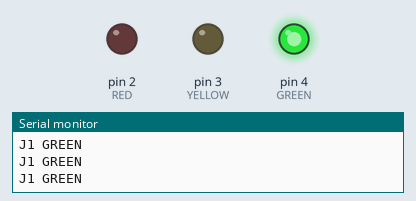
This sketch was run on a simulated Arduino Uno, built with avr-gcc and run on an emulated ATmega328P. On the bench: output pins drawn as LEDs (lit = HIGH), the last lines printed to the serial monitor.

Above: at 1.5 s.
At 3.5 s:
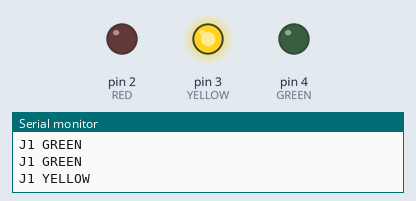
At 5.0 s:
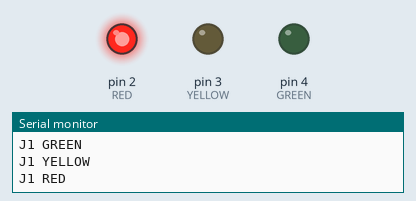
Timing chart, 0 to 7.8 s (numbered marks = the images above):
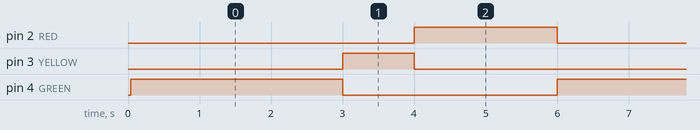

The sketch:

arduino_signal_controller.ino
```cpp
// 5-intersection rotation simulator using a single 3-LED signal head.
// Sequence: J1 -> J2 -> J3 -> J4 -> J5 -> repeat
// Per intersection timing: GREEN 3s, YELLOW 1s, RED 2s

void setup() {
  Serial.begin(115200);
  pinMode(2, OUTPUT);  // RED
  pinMode(3, OUTPUT);  // YELLOW
  pinMode(4, OUTPUT);  // GREEN

  setRed();
  Serial.println("Traffic controller started: 5-junction rotation mode");
}

const char* JUNCTIONS[] = {"J1", "J2", "J3", "J4", "J5"};
const int JUNCTION_COUNT = 5;

const unsigned long GREEN_MS = 3000;
const unsigned long YELLOW_MS = 1000;
const unsigned long RED_MS = 2000;

enum Phase {
  PHASE_GREEN,
  PHASE_YELLOW,
  PHASE_RED
};

int currentJunction = 0;
Phase currentPhase = PHASE_GREEN;
unsigned long phaseStartedAt = 0;

void clearAll() {
  digitalWrite(2, LOW);
  digitalWrite(3, LOW);
  digitalWrite(4, LOW);
}

void setRed() {
  clearAll();
  digitalWrite(2, HIGH);
}

void setYellow() {
  clearAll();
  digitalWrite(3, HIGH);
}

void setGreen() {
  clearAll();
  digitalWrite(4, HIGH);
}

void printState() {
  if (currentPhase == PHASE_GREEN) {
    Serial.print(JUNCTIONS[currentJunction]);
    Serial.println(" GREEN");
    return;
  }
  if (currentPhase == PHASE_YELLOW) {
    Serial.print(JUNCTIONS[currentJunction]);
    Serial.println(" YELLOW");
    return;
  }
  Serial.print(JUNCTIONS[currentJunction]);
  Serial.println(" RED");
}

void applyPhase() {
  if (currentPhase == PHASE_GREEN) {
    setGreen();
  } else if (currentPhase == PHASE_YELLOW) {
    setYellow();
  } else {
    setRed();
  }
  printState();
}

void loop() {
  unsigned long now = millis();

  if (phaseStartedAt == 0) {
    phaseStartedAt = now;
    currentPhase = PHASE_GREEN;
    applyPhase();
    return;
  }

  if (currentPhase == PHASE_GREEN && now - phaseStartedAt >= GREEN_MS) {
    currentPhase = PHASE_YELLOW;
    phaseStartedAt = now;
    applyPhase();
    return;
  }

  if (currentPhase == PHASE_YELLOW && now - phaseStartedAt >= YELLOW_MS) {
    currentPhase = PHASE_RED;
    phaseStartedAt = now;
    applyPhase();
    return;
  }

  if (currentPhase == PHASE_RED && now - phaseStartedAt >= RED_MS) {
    currentJunction = (currentJunction + 1) % JUNCTION_COUNT;
    currentPhase = PHASE_GREEN;
    phaseStartedAt = now;
    applyPhase();
  }
}
```

Measured:
- by itself, pin 2 (RED): alternates HIGH for 2.0 s and LOW for 4.0 s
- by itself, pin 3 (YELLOW): alternates HIGH for 1.0 s and LOW for 5.0 s
- by itself, pin 4 (GREEN): alternates HIGH for 3.0 s and LOW for 3.0 s
